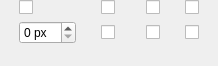
<?xml version="1.0" encoding="UTF-8"?>
<ui version="4.0">
 <class>SnapGuideConfigWidget</class>
 <widget class="QWidget" name="SnapGuideConfigWidget">
  <property name="geometry">
   <rect>
    <x>0</x>
    <y>0</y>
    <width>218</width>
    <height>66</height>
   </rect>
  </property>
  <layout class="QGridLayout" name="gridLayout">
   <property name="margin">
    <number>0</number>
   </property>
   <item row="0" column="0">
    <widget class="QCheckBox" name="useSnapGuides">
     <property name="text">
      <string/>
     </property>
    </widget>
   </item>
   <item row="0" column="1">
    <widget class="QCheckBox" name="nodeSnapGuide">
     <property name="sizePolicy">
      <sizepolicy hsizetype="Fixed" vsizetype="Fixed">
       <horstretch>0</horstretch>
       <verstretch>0</verstretch>
      </sizepolicy>
     </property>
     <property name="toolTip">
      <string>Nodes</string>
     </property>
     <property name="text">
      <string/>
     </property>
     <property name="icon">
      <iconset>
       <normaloff>pics/ox22-action-hand.png</normaloff>pics/ox22-action-hand.png</iconset>
     </property>
    </widget>
   </item>
   <item row="0" column="2">
    <widget class="QCheckBox" name="extensionSnapGuide">
     <property name="sizePolicy">
      <sizepolicy hsizetype="Fixed" vsizetype="Fixed">
       <horstretch>0</horstretch>
       <verstretch>0</verstretch>
      </sizepolicy>
     </property>
     <property name="toolTip">
      <string>Extension of lines</string>
     </property>
     <property name="text">
      <string/>
     </property>
     <property name="icon">
      <iconset>
       <normaloff>pics/ox22-action-path-break-point.png</normaloff>pics/ox22-action-path-break-point.png</iconset>
     </property>
    </widget>
   </item>
   <item row="0" column="3">
    <widget class="QCheckBox" name="boundingBoxSnapGuide">
     <property name="sizePolicy">
      <sizepolicy hsizetype="Fixed" vsizetype="Fixed">
       <horstretch>0</horstretch>
       <verstretch>0</verstretch>
      </sizepolicy>
     </property>
     <property name="toolTip">
      <string>Bounding box of shape</string>
     </property>
     <property name="text">
      <string/>
     </property>
     <property name="icon">
      <iconset>
       <normaloff>pics/ox22-action-path-break-segment.png</normaloff>pics/ox22-action-path-break-segment.png</iconset>
     </property>
    </widget>
   </item>
   <item row="1" column="0">
    <widget class="QSpinBox" name="snapDistance">
     <property name="sizePolicy">
      <sizepolicy hsizetype="Fixed" vsizetype="Fixed">
       <horstretch>0</horstretch>
       <verstretch>0</verstretch>
      </sizepolicy>
     </property>
     <property name="toolTip">
      <string>Proximity distance where snapping happens</string>
     </property>
     <property name="suffix">
      <string> px</string>
     </property>
    </widget>
   </item>
   <item row="1" column="1">
    <widget class="QCheckBox" name="orthogonalSnapGuide">
     <property name="sizePolicy">
      <sizepolicy hsizetype="Fixed" vsizetype="Fixed">
       <horstretch>0</horstretch>
       <verstretch>0</verstretch>
      </sizepolicy>
     </property>
     <property name="toolTip">
      <string>Orthogonal</string>
     </property>
     <property name="text">
      <string/>
     </property>
     <property name="icon">
      <iconset>
       <normaloff>pics/ox22-action-hand.png</normaloff>pics/ox22-action-hand.png</iconset>
     </property>
    </widget>
   </item>
   <item row="1" column="2">
    <widget class="QCheckBox" name="intersectionSnapGuide">
     <property name="sizePolicy">
      <sizepolicy hsizetype="Fixed" vsizetype="Fixed">
       <horstretch>0</horstretch>
       <verstretch>0</verstretch>
      </sizepolicy>
     </property>
     <property name="toolTip">
      <string>Intersection of lines</string>
     </property>
     <property name="text">
      <string/>
     </property>
     <property name="icon">
      <iconset>
       <normaloff>pics/ox22-action-path-break-point.png</normaloff>pics/ox22-action-path-break-point.png</iconset>
     </property>
    </widget>
   </item>
   <item row="1" column="3">
    <widget class="QCheckBox" name="lineGuideSnapGuide">
     <property name="sizePolicy">
      <sizepolicy hsizetype="Fixed" vsizetype="Fixed">
       <horstretch>0</horstretch>
       <verstretch>0</verstretch>
      </sizepolicy>
     </property>
     <property name="toolTip">
      <string>Guide lines</string>
     </property>
     <property name="text">
      <string/>
     </property>
     <property name="icon">
      <iconset>
       <normaloff>pics/ox22-action-path-break-segment.png</normaloff>pics/ox22-action-path-break-segment.png</iconset>
     </property>
    </widget>
   </item>
   <item row="3" column="1">
    <spacer name="verticalSpacer">
     <property name="orientation">
      <enum>Qt::Vertical</enum>
     </property>
     <property name="sizeHint" stdset="0">
      <size>
       <width>20</width>
       <height>40</height>
      </size>
     </property>
    </spacer>
   </item>
   <item row="2" column="1">
    <widget class="QWidget" name="SpecialSpacer" native="true">
     <property name="sizePolicy">
      <sizepolicy hsizetype="Preferred" vsizetype="Expanding">
       <horstretch>0</horstretch>
       <verstretch>0</verstretch>
      </sizepolicy>
     </property>
    </widget>
   </item>
  </layout>
 </widget>
 <resources/>
 <connections/>
</ui>
